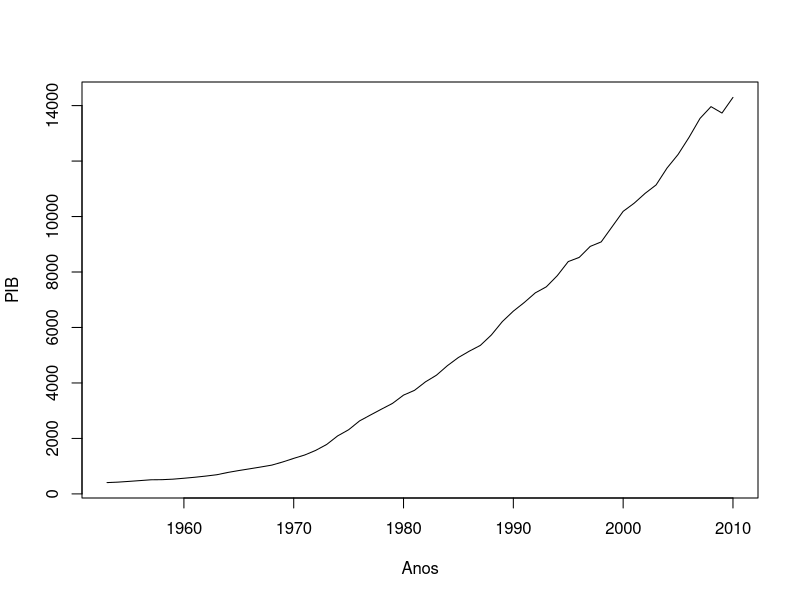
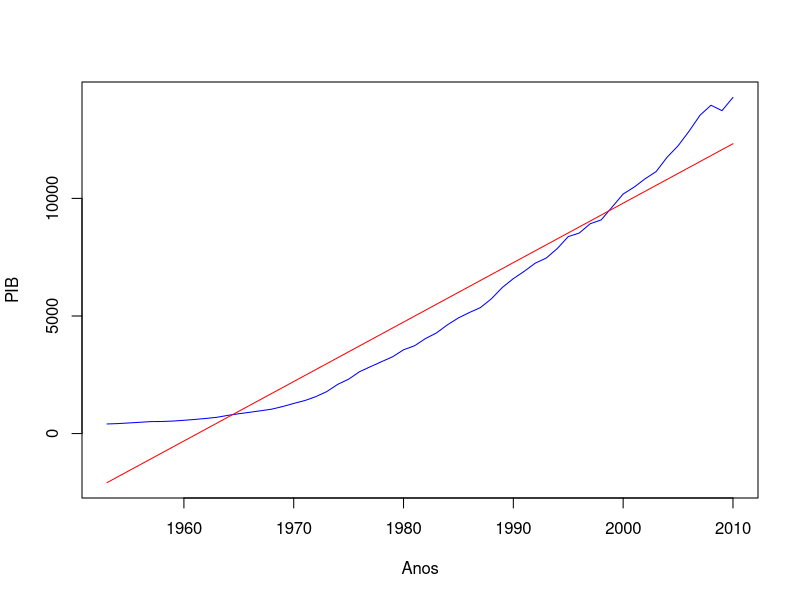
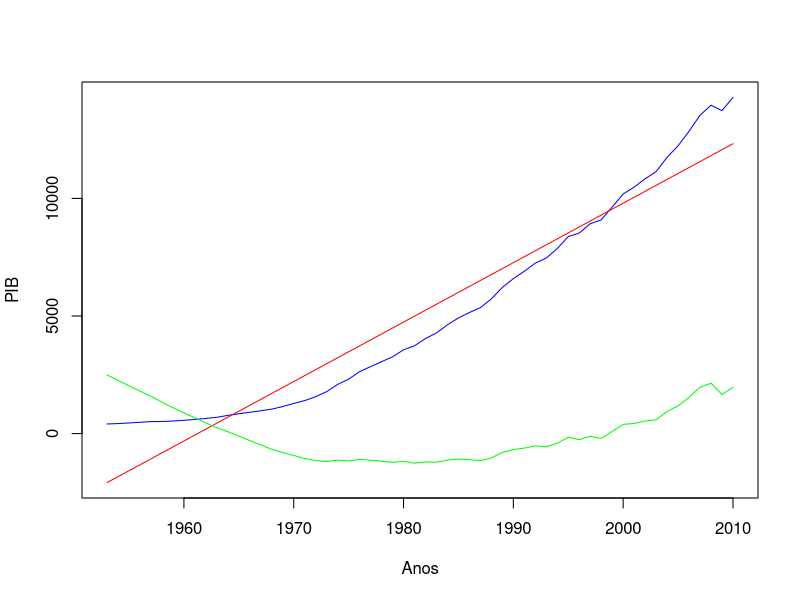
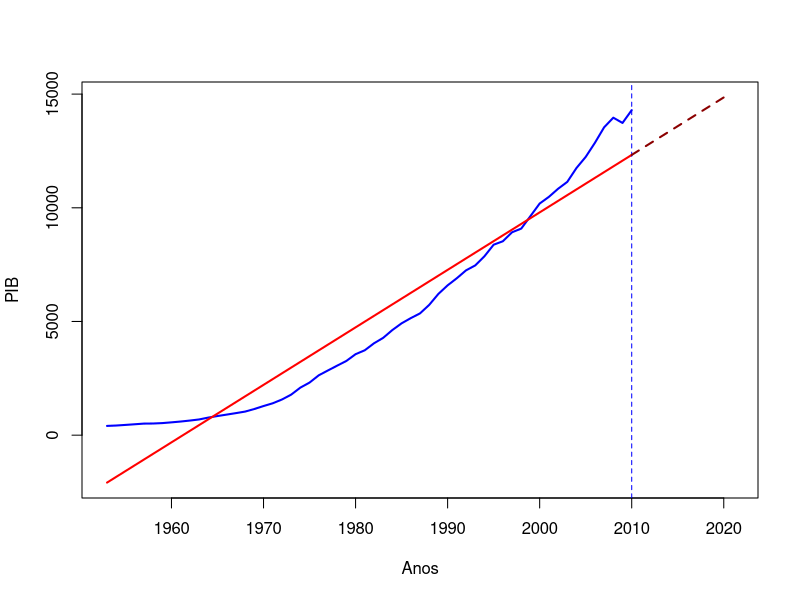
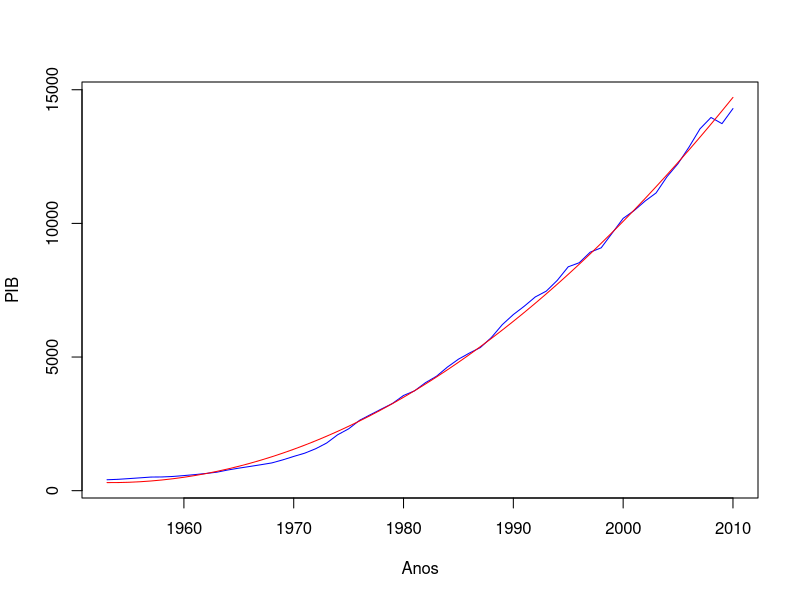
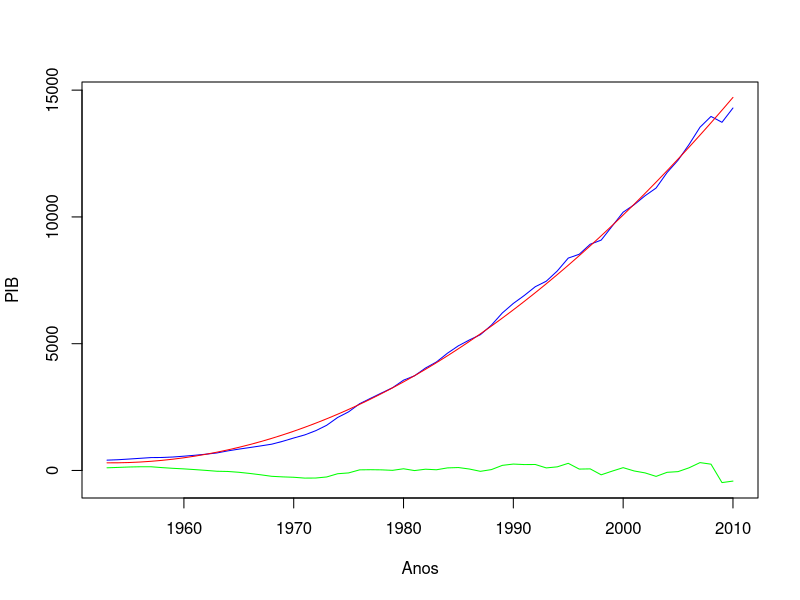
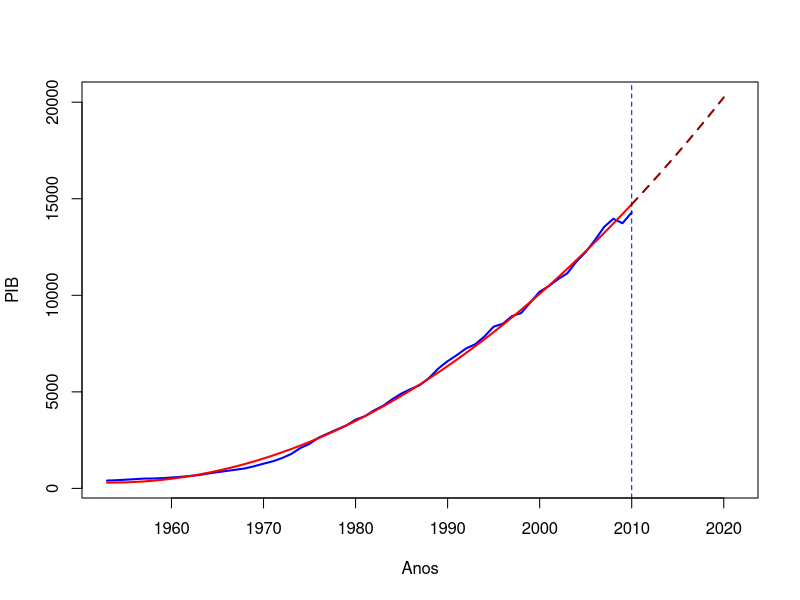
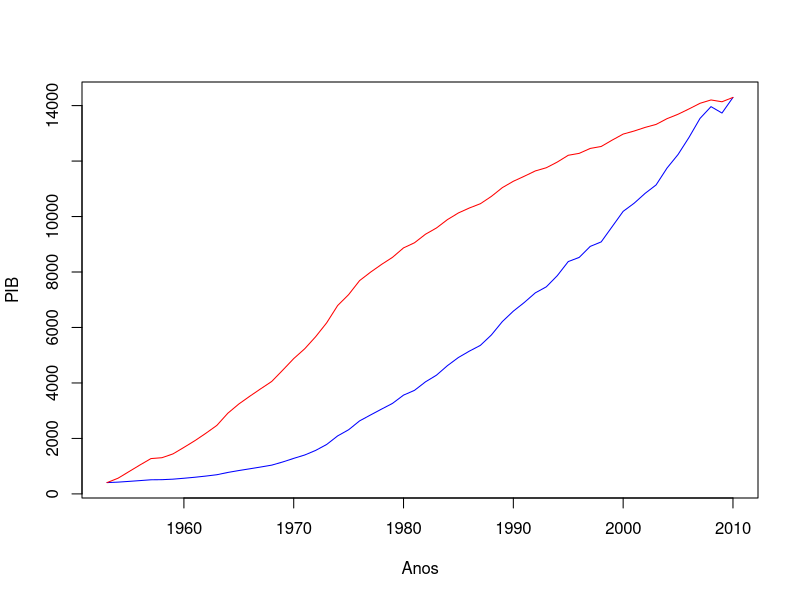

The R source for these figures, in order:
## ---- chunk 1
knitr::opts_chunk$set(echo = TRUE)
## ---- chunk 2
library(readxl)

pib=read_excel('PIB_Anual_Belgica.xlsx')
View(pib)

pib=ts(pib[,2],start=1953,freq=1)
plot(pib,ylab='PIB', xlab='Anos')

## ---- chunk 3
n=length(pib)

t=ts(seq(1:n),start=1953,freq=1)

modelo.linear = lm(pib ~t)
summary(modelo.linear)

y.linear = ts(fitted(modelo.linear),start=1953,freq=1)

min.pib=min(pib, y.linear)
max.pib=max(pib,y.linear)

plot(pib,ylab='PIB',xlab='Anos',ylim=c(min.pib,max.pib),col='blue')
par(new=TRUE)
plot(y.linear,ann=F,axes=F,ylim=c(min.pib,max.pib),col='red')

# Obter a série livre de tendência
z =ts(residuals(modelo.linear),start=1953,freq=1)

plot(pib,ylab='PIB',xlab='Anos',ylim=c(min.pib,max.pib),col='blue')
par(new=TRUE)
plot(y.linear,ann=F,axes=F,ylim=c(min.pib,max.pib),col='red')
par(new=T)
plot(z,ann=F,axes=F,ylim=c(min.pib,max.pib),col='green')

# Previsão de 2011 a 2020
h=10
prev=matrix(NA,nrow=h,ncol=1)

for (i in 1:h){
  prev[i] = modelo.linear$coefficients[1] + modelo.linear$coefficients[2]*(n+i)
}
prev

min.dados1=min(pib,prev,y.linear)
min.dados1

max.dados1=max(pib,prev,y.linear)
max.dados1

plot(window(pib,start=1953),ylim=c(min.dados1,max.dados1),ylab='PIB',
     xlab='Anos',col='blue',lwd=2,xlim=c(1953,2021))

lines(ts(y.linear,start=c(1953),freq=1),col='red',lwd=2)
abline(v=end(pib),col='blue',lty=2)
lines(ts(c(y.linear[length(y.linear)],prev),start=c(2010,1),freq=1),
      col='darkred',lty=2,lwd=2)
## ---- chunk 4
modelo.quadr=lm(pib ~ t + I(t^2))
summary(modelo.quadr)

# Série de tendência quadrática
y.quadr=ts(fitted(modelo.quadr),start=1953,freq=1)

min.quadr=min(pib, y.quadr)
max.quadr=max(pib,y.quadr)

plot(pib,ylab='PIB',xlab='Anos',ylim=c(min.quadr,max.quadr),col='blue')
par(new=TRUE)
plot(y.quadr,ann=F,axes=F,ylim=c(min.quadr,max.quadr),col='red')

# Obter a série livre de tendência
z.quadr =ts(residuals(modelo.quadr),start=1953,freq=1)

min.quadr=min(pib, y.quadr,z.quadr)
max.quadr=max(pib, y.quadr,z.quadr)

plot(pib,ylab='PIB',xlab='Anos',ylim=c(min.quadr,max.quadr),col='blue')
par(new=TRUE)
plot(y.quadr,ann=F,axes=F,ylim=c(min.quadr,max.quadr),col='red')
par(new=T)
plot(z.quadr,ann=F,axes=F,ylim=c(min.quadr,max.quadr),col='green')

# Previsão de 2011 a 2020
h=10
prev.quadr=matrix(NA,nrow=h,ncol=1)

for (i in 1:h){
  prev.quadr[i] = modelo.quadr$coefficients[1] + modelo.quadr$coefficients[2]*(n+i) + modelo.quadr$coefficients[3]*I((n+i)^2)
}
prev.quadr

min.dados1=min(pib,prev.quadr,y.quadr)
min.dados1

max.dados1=max(pib,prev.quadr,y.quadr)
max.dados1

plot(window(pib,start=1953),ylim=c(min.dados1,max.dados1),ylab='PIB',
     xlab='Anos',col='blue',lwd=2,xlim=c(1953,2021))

lines(ts(y.quadr,start=c(1953),freq=1),col='red',lwd=2)
abline(v=end(pib),col='blue',lty=2)
lines(ts(c(y.quadr[length(y.quadr)],prev.quadr),start=c(2010,1),freq=1),
      col='darkred',lty=2,lwd=2)
## ---- chunk 5
lpib=ts(log(pib),start=1953,freq=1)


plot(pib,ylab='PIB',xlab='Anos',col='blue')
par(new=TRUE)
plot(lpib,ann=F,axes=F,col='red')

modelo.log = lm(lpib ~t)
summary(modelo.log)

#Série estimada da tendência
y.log = ts(fitted(modelo.log),start=1953,freq=1)

min.lpib=min(lpib, y.log)
max.lpib=max(lpib,y.log)

plot(lpib,ylab='PIB',xlab='Anos',ylim=c(min.lpib,max.lpib),col='blue')
par(new=TRUE)
plot(y.log,ann=F,axes=F,ylim=c(min.lpib,max.lpib),col='red')

# Obter a série livre de tendência
z.log =ts(residuals(modelo.log),start=1953,freq=1)

min.z=min(lpib,y.log,z.log)
max.z=max(lpib,y.log,z.log)

plot(lpib,ylab='PIB',xlab='Anos',ylim=c(min.z,max.z),col='blue')
par(new=TRUE)
plot(y.log,ann=F,axes=F,ylim=c(min.z,max.z),col='red')
par(new=T)
plot(z.log,ann=F,axes=F,ylim=c(min.z,max.z),col='green')

# Previsão de 2011 a 2020
h=10
prev.log=matrix(NA,nrow=h,ncol=1)

for (i in 1:h){
  prev.log[i] = modelo.log$coefficients[1] + modelo.log$coefficients[2]*(n+i)
}
previsao=exp(prev.log)


min.dados1=min(pib,previsao,exp(y.log))
min.dados1

max.dados1=max(pib,previsao,exp(y.log))
max.dados1

plot(window(pib,start=1953),ylim=c(min.dados1,max.dados1),ylab='PIB',
     xlab='Anos',col='blue',lwd=2,xlim=c(1953,2021))

lines(ts(exp(y.log),start=c(1953),freq=1),col='red',lwd=2)
abline(v=end(pib),col='blue',lty=2)
lines(ts(c(exp(y.log)[length(exp(y.log))],previsao),start=c(2010,1),freq=1),
      col='darkred',lty=2,lwd=2)
## ---- chunk 6
plot(window(pib,start=1953),ylim=c(min.dados1,max.dados1),ylab='PIB',
     xlab='Anos',col='blue',lwd=2,xlim=c(1953,2021))

lines(ts(exp(y.log),start=c(1953),freq=1),col='red',lwd=2)
abline(v=end(pib),col='blue',lty=2)
lines(ts(c(exp(y.log)[length(exp(y.log))],previsao),start=c(2011,1),freq=1),
      col='darkred',lty=2,lwd=2)
lines(ts(y.quadr,start=c(1953),freq=1),col='green',lwd=2)
lines(ts(c(y.quadr[length(y.quadr)],prev.quadr),start=c(2011,1),freq=1),
      col='darkgreen',lty=2,lwd=2)
lines(ts(y.linear,start=c(1953),freq=1),col='yellow',lwd=2)
lines(ts(c(y.linear[length(y.linear)],prev),start=c(2011,1),freq=1),
      col='orange',lty=2,lwd=2)
